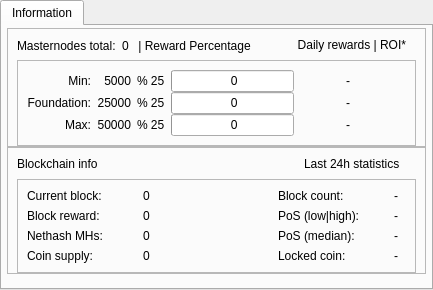
              <widget class="QTabWidget" name="AdditionalFeatures">
               <property name="currentIndex">
                <number>0</number>
               </property>
               <property name="tabBarAutoHide">
                <bool>false</bool>
               </property>
               <widget class="QWidget" name="TabInformation">
                <property name="minimumSize">
                 <size>
                  <width>0</width>
                  <height>290</height>
                 </size>
                </property>
                <attribute name="title">
                 <string>Information</string>
                </attribute>
                <layout class="QVBoxLayout" name="verticalLayout_13">
                 <property name="spacing">
                  <number>5</number>
                 </property>
                 <property name="leftMargin">
                  <number>5</number>
                 </property>
                 <property name="topMargin">
                  <number>2</number>
                 </property>
                 <property name="rightMargin">
                  <number>5</number>
                 </property>
                 <property name="bottomMargin">
                  <number>2</number>
                 </property>
                 <item>
                  <layout class="QVBoxLayout" name="verticalLayout_11">
                   <property name="spacing">
                    <number>0</number>
                   </property>
                   <item>
                    <layout class="QVBoxLayout" name="verticalLayout_16"/>
                   </item>
                   <item>
                    <widget class="QFrame" name="frameMnInfo">
                     <property name="frameShape">
                      <enum>QFrame::StyledPanel</enum>
                     </property>
                     <property name="frameShadow">
                      <enum>QFrame::Raised</enum>
                     </property>
                     <layout class="QVBoxLayout" name="verticalLayout_17">
                      <property name="bottomMargin">
                       <number>0</number>
                      </property>
                      <item>
                       <layout class="QHBoxLayout" name="horizontalLayout_9">
                        <item>
                         <widget class="QLabel" name="labelMnTotal">
                          <property name="minimumSize">
                           <size>
                            <width>0</width>
                            <height>0</height>
                           </size>
                          </property>
                          <property name="maximumSize">
                           <size>
                            <width>16777215</width>
                            <height>16777215</height>
                           </size>
                          </property>
                          <property name="text">
                           <string>Masternodes total:</string>
                          </property>
                         </widget>
                        </item>
                        <item>
                         <widget class="QLabel" name="labelMnTotal_Value">
                          <property name="text">
                           <string>0</string>
                          </property>
                         </widget>
                        </item>
                        <item>
                         <widget class="QLabel" name="label_percent_title">
                          <property name="text">
                           <string> | Reward Percentage</string>
                          </property>
                         </widget>
                        </item>
                        <item>
                         <spacer name="horizontalSpacer_7">
                          <property name="orientation">
                           <enum>Qt::Horizontal</enum>
                          </property>
                          <property name="sizeHint" stdset="0">
                           <size>
                            <width>40</width>
                            <height>16</height>
                           </size>
                          </property>
                         </spacer>
                        </item>
                        <item>
                         <widget class="QLabel" name="labelROI">
                          <property name="minimumSize">
                           <size>
                            <width>0</width>
                            <height>0</height>
                           </size>
                          </property>
                          <property name="maximumSize">
                           <size>
                            <width>16777215</width>
                            <height>16777215</height>
                           </size>
                          </property>
                          <property name="text">
                           <string>Daily rewards | ROI*   </string>
                          </property>
                          <property name="alignment">
                           <set>Qt::AlignRight</set>
                          </property>
                         </widget>
                        </item>
                       </layout>
                      </item>
                      <item>
                       <widget class="QFrame" name="frameMnInfoLevels">
                        <property name="frameShape">
                         <enum>QFrame::StyledPanel</enum>
                        </property>
                        <property name="frameShadow">
                         <enum>QFrame::Raised</enum>
                        </property>
                        <layout class="QGridLayout" name="gridLayout_2">
                         <property name="verticalSpacing">
                          <number>0</number>
                         </property>
                         <item row="1" column="5">
                          <widget class="QLabel" name="roi_22">
                           <property name="minimumSize">
                            <size>
                             <width>50</width>
                             <height>0</height>
                            </size>
                           </property>
                           <property name="maximumSize">
                            <size>
                             <width>16777215</width>
                             <height>16777215</height>
                            </size>
                           </property>
                           <property name="text">
                            <string/>
                           </property>
                           <property name="alignment">
                            <set>Qt::AlignLeading|Qt::AlignLeft|Qt::AlignVCenter</set>
                           </property>
                          </widget>
                         </item>
                         <item row="0" column="0">
                          <widget class="QLabel" name="label">
                           <property name="minimumSize">
                            <size>
                             <width>0</width>
                             <height>0</height>
                            </size>
                           </property>
                           <property name="maximumSize">
                            <size>
                             <width>16777215</width>
                             <height>16777215</height>
                            </size>
                           </property>
                           <property name="text">
                            <string>Min:</string>
                           </property>
                           <property name="alignment">
                            <set>Qt::AlignRight|Qt::AlignTrailing|Qt::AlignVCenter</set>
                           </property>
                          </widget>
                         </item>
                         <item row="3" column="5">
                          <widget class="QLabel" name="roi_32">
                           <property name="minimumSize">
                            <size>
                             <width>50</width>
                             <height>0</height>
                            </size>
                           </property>
                           <property name="maximumSize">
                            <size>
                             <width>16777215</width>
                             <height>16777215</height>
                            </size>
                           </property>
                           <property name="text">
                            <string/>
                           </property>
                           <property name="alignment">
                            <set>Qt::AlignLeading|Qt::AlignLeft|Qt::AlignVCenter</set>
                           </property>
                          </widget>
                         </item>
                         <item row="0" column="5">
                          <widget class="QLabel" name="roi_12">
                           <property name="minimumSize">
                            <size>
                             <width>50</width>
                             <height>0</height>
                            </size>
                           </property>
                           <property name="maximumSize">
                            <size>
                             <width>16777215</width>
                             <height>16777215</height>
                            </size>
                           </property>
                           <property name="text">
                            <string/>
                           </property>
                           <property name="alignment">
                            <set>Qt::AlignLeading|Qt::AlignLeft|Qt::AlignVCenter</set>
                           </property>
                          </widget>
                         </item>
                         <item row="1" column="1">
                          <widget class="QLabel" name="label_mcolat">
                           <property name="text">
                            <string>25000</string>
                           </property>
                           <property name="alignment">
                            <set>Qt::AlignRight|Qt::AlignTrailing|Qt::AlignVCenter</set>
                           </property>
                          </widget>
                         </item>
                         <item row="3" column="1">
                          <widget class="QLabel" name="label_fcolat">
                           <property name="text">
                            <string>50000</string>
                           </property>
                           <property name="alignment">
                            <set>Qt::AlignRight|Qt::AlignTrailing|Qt::AlignVCenter</set>
                           </property>
                          </widget>
                         </item>
                         <item row="1" column="3">
                          <widget class="QProgressBar" name="graphMN2">
                           <property name="minimumSize">
                            <size>
                             <width>0</width>
                             <height>18</height>
                            </size>
                           </property>
                           <property name="maximumSize">
                            <size>
                             <width>16777215</width>
                             <height>16777215</height>
                            </size>
                           </property>
                           <property name="value">
                            <number>0</number>
                           </property>
                           <property name="format">
                            <string> %v</string>
                           </property>
                          </widget>
                         </item>
                         <item row="0" column="4">
                          <widget class="QLabel" name="roi_11">
                           <property name="minimumSize">
                            <size>
                             <width>50</width>
                             <height>0</height>
                            </size>
                           </property>
                           <property name="maximumSize">
                            <size>
                             <width>16777215</width>
                             <height>16777215</height>
                            </size>
                           </property>
                           <property name="text">
                            <string>-</string>
                           </property>
                           <property name="alignment">
                            <set>Qt::AlignRight|Qt::AlignTrailing|Qt::AlignVCenter</set>
                           </property>
                          </widget>
                         </item>
                         <item row="3" column="3">
                          <widget class="QProgressBar" name="graphMN3">
                           <property name="minimumSize">
                            <size>
                             <width>0</width>
                             <height>18</height>
                            </size>
                           </property>
                           <property name="maximumSize">
                            <size>
                             <width>16777215</width>
                             <height>16777215</height>
                            </size>
                           </property>
                           <property name="value">
                            <number>0</number>
                           </property>
                           <property name="format">
                            <string> %v</string>
                           </property>
                          </widget>
                         </item>
                         <item row="0" column="3">
                          <widget class="QProgressBar" name="graphMN1">
                           <property name="minimumSize">
                            <size>
                             <width>0</width>
                             <height>18</height>
                            </size>
                           </property>
                           <property name="maximumSize">
                            <size>
                             <width>16777215</width>
                             <height>16777215</height>
                            </size>
                           </property>
                           <property name="value">
                            <number>0</number>
                           </property>
                           <property name="format">
                            <string> %v</string>
                           </property>
                          </widget>
                         </item>
                         <item row="3" column="4">
                          <widget class="QLabel" name="roi_31">
                           <property name="minimumSize">
                            <size>
                             <width>50</width>
                             <height>0</height>
                            </size>
                           </property>
                           <property name="maximumSize">
                            <size>
                             <width>16777215</width>
                             <height>16777215</height>
                            </size>
                           </property>
                           <property name="text">
                            <string>-</string>
                           </property>
                           <property name="alignment">
                            <set>Qt::AlignRight|Qt::AlignTrailing|Qt::AlignVCenter</set>
                           </property>
                          </widget>
                         </item>
                         <item row="1" column="4">
                          <widget class="QLabel" name="roi_21">
                           <property name="minimumSize">
                            <size>
                             <width>50</width>
                             <height>0</height>
                            </size>
                           </property>
                           <property name="maximumSize">
                            <size>
                             <width>16777215</width>
                             <height>16777215</height>
                            </size>
                           </property>
                           <property name="text">
                            <string>-</string>
                           </property>
                           <property name="alignment">
                            <set>Qt::AlignRight|Qt::AlignTrailing|Qt::AlignVCenter</set>
                           </property>
                          </widget>
                         </item>
                         <item row="0" column="1">
                          <widget class="QLabel" name="label_lcolat">
                           <property name="text">
                            <string>5000</string>
                           </property>
                           <property name="alignment">
                            <set>Qt::AlignRight|Qt::AlignTrailing|Qt::AlignVCenter</set>
                           </property>
                          </widget>
                         </item>
                         <item row="1" column="0">
                          <widget class="QLabel" name="label_2">
                           <property name="minimumSize">
                            <size>
                             <width>0</width>
                             <height>0</height>
                            </size>
                           </property>
                           <property name="maximumSize">
                            <size>
                             <width>16777215</width>
                             <height>16777215</height>
                            </size>
                           </property>
                           <property name="text">
                            <string>Foundation:</string>
                           </property>
                           <property name="alignment">
                            <set>Qt::AlignRight|Qt::AlignTrailing|Qt::AlignVCenter</set>
                           </property>
                          </widget>
                         </item>
                         <item row="3" column="0">
                          <widget class="QLabel" name="label_3">
                           <property name="minimumSize">
                            <size>
                             <width>0</width>
                             <height>0</height>
                            </size>
                           </property>
                           <property name="maximumSize">
                            <size>
                             <width>16777215</width>
                             <height>16777215</height>
                            </size>
                           </property>
                           <property name="text">
                            <string>Max:</string>
                           </property>
                           <property name="alignment">
                            <set>Qt::AlignRight|Qt::AlignTrailing|Qt::AlignVCenter</set>
                           </property>
                          </widget>
                         </item>
                         <item row="0" column="2">
                          <widget class="QLabel" name="label_mn1_percent">
                           <property name="text">
                            <string>% 25</string>
                           </property>
                          </widget>
                         </item>
                         <item row="1" column="2">
                          <widget class="QLabel" name="label_mn2_percent">
                           <property name="text">
                            <string>% 25</string>
                           </property>
                          </widget>
                         </item>
                         <item row="3" column="2">
                          <widget class="QLabel" name="label_mn3_percent">
                           <property name="text">
                            <string>% 25</string>
                           </property>
                          </widget>
                         </item>
                        </layout>
                       </widget>
                      </item>
                     </layout>
                    </widget>
                   </item>
                   <item>
                    <widget class="QFrame" name="frameBlockchainInfo">
                     <property name="frameShape">
                      <enum>QFrame::StyledPanel</enum>
                     </property>
                     <property name="frameShadow">
                      <enum>QFrame::Raised</enum>
                     </property>
                     <layout class="QVBoxLayout" name="verticalLayout_18">
                      <property name="bottomMargin">
                       <number>0</number>
                      </property>
                      <item>
                       <layout class="QHBoxLayout">
                        <item>
                         <widget class="QLabel" name="label_blockchaininfo">
                          <property name="text">
                           <string>Blockchain info</string>
                          </property>
                          <property name="alignment">
                           <set>Qt::AlignLeading</set>
                          </property>
                         </widget>
                        </item>
                        <item>
                         <spacer name="horizontalSpacer_6">
                          <property name="orientation">
                           <enum>Qt::Horizontal</enum>
                          </property>
                          <property name="sizeType">
                           <enum>QSizePolicy::Expanding</enum>
                          </property>
                          <property name="sizeHint" stdset="0">
                           <size>
                            <width>40</width>
                            <height>16</height>
                           </size>
                          </property>
                         </spacer>
                        </item>
                        <item>
                         <widget class="QLabel" name="label_24hblockchaininfo">
                          <property name="text">
                           <string>Last 24h statistics     </string>
                          </property>
                          <property name="alignment">
                           <set>Qt::AlignRight</set>
                          </property>
                         </widget>
                        </item>
                       </layout>
                      </item>
                      <item>
                       <widget class="QFrame" name="frameBlockchainInfoData">
                        <property name="frameShape">
                         <enum>QFrame::StyledPanel</enum>
                        </property>
                        <property name="frameShadow">
                         <enum>QFrame::Raised</enum>
                        </property>
                        <layout class="QGridLayout" name="gridLayout_3">
                         <item row="0" column="0">
                          <widget class="QLabel" name="label_CurrentBlock">
                           <property name="minimumSize">
                            <size>
                             <width>110</width>
                             <height>0</height>
                            </size>
                           </property>
                           <property name="maximumSize">
                            <size>
                             <width>130</width>
                             <height>16777215</height>
                            </size>
                           </property>
                           <property name="text">
                            <string>Current block:</string>
                           </property>
                           <property name="alignment">
                            <set>Qt::AlignVCenter</set>
                           </property>
                          </widget>
                         </item>
                         <item row="0" column="1">
                          <widget class="QLabel" name="label_CurrentBlock_value">
                           <property name="minimumSize">
                            <size>
                             <width>110</width>
                             <height>0</height>
                            </size>
                           </property>
                           <property name="maximumSize">
                            <size>
                             <width>130</width>
                             <height>16777215</height>
                            </size>
                           </property>
                           <property name="text">
                            <string>0</string>
                           </property>
                           <property name="alignment">
                            <set>Qt::AlignVCenter</set>
                           </property>
                          </widget>
                         </item>
                         <item row="0" column="2">
                          <widget class="QLabel" name="label_spacer">
                           <property name="minimumSize">
                            <size>
                             <width>0</width>
                             <height>0</height>
                            </size>
                           </property>
                           <property name="maximumSize">
                            <size>
                             <width>16777215</width>
                             <height>16777215</height>
                            </size>
                           </property>
                           <property name="text">
                            <string/>
                           </property>
                          </widget>
                         </item>
                         <item row="0" column="3">
                          <widget class="QLabel" name="label_24hBlock">
                           <property name="minimumSize">
                            <size>
                             <width>110</width>
                             <height>0</height>
                            </size>
                           </property>
                           <property name="maximumSize">
                            <size>
                             <width>130</width>
                             <height>16777215</height>
                            </size>
                           </property>
                           <property name="text">
                            <string>Block count:</string>
                           </property>
                           <property name="alignment">
                            <set>Qt::AlignVCenter</set>
                           </property>
                          </widget>
                         </item>
                         <item row="0" column="4">
                          <widget class="QLabel" name="label_24hBlock_value">
                           <property name="minimumSize">
                            <size>
                             <width>0</width>
                             <height>0</height>
                            </size>
                           </property>
                           <property name="maximumSize">
                            <size>
                             <width>100</width>
                             <height>16777215</height>
                            </size>
                           </property>
                           <property name="text">
                            <string>-</string>
                           </property>
                           <property name="alignment">
                            <set>Qt::AlignVCenter</set>
                           </property>
                          </widget>
                         </item>
                         <item row="1" column="0">
                          <widget class="QLabel" name="label_CurrentBlockReward">
                           <property name="text">
                            <string>Block reward:</string>
                           </property>
                           <property name="alignment">
                            <set>Qt::AlignVCenter</set>
                           </property>
                          </widget>
                         </item>
                         <item row="1" column="1">
                          <widget class="QLabel" name="label_CurrentBlockReward_value">
                           <property name="text">
                            <string>0</string>
                           </property>
                           <property name="alignment">
                            <set>Qt::AlignVCenter</set>
                           </property>
                          </widget>
                         </item>
                         <item row="1" column="3">
                          <widget class="QLabel" name="label_24hPoS">
                           <property name="toolTip">
                            <string>Average value of 100 max/min inputs in the last 24 hours</string>
                           </property>
                           <property name="text">
                            <string>PoS (low|high):</string>
                           </property>
                           <property name="alignment">
                            <set>Qt::AlignVCenter</set>
                           </property>
                          </widget>
                         </item>
                         <item row="1" column="4">
                          <widget class="QLabel" name="label_24hPoS_value">
                           <property name="text">
                            <string>-</string>
                           </property>
                           <property name="alignment">
                            <set>Qt::AlignVCenter</set>
                           </property>
                          </widget>
                         </item>
                         <item row="2" column="0">
                          <widget class="QLabel" name="label_Nethash">
                           <property name="text">
                            <string>Nethash MHs:</string>
                           </property>
                           <property name="alignment">
                            <set>Qt::AlignVCenter</set>
                           </property>
                          </widget>
                         </item>
                         <item row="2" column="1">
                          <widget class="QLabel" name="label_Nethash_value">
                           <property name="text">
                            <string>0</string>
                           </property>
                           <property name="alignment">
                            <set>Qt::AlignVCenter</set>
                           </property>
                          </widget>
                         </item>
                         <item row="2" column="3">
                          <widget class="QLabel" name="label_24hPoSMedian">
                           <property name="toolTip">
                            <string>Median value of all PoS inputs in the last 24 hours</string>
                           </property>
                           <property name="text">
                            <string>PoS (median):</string>
                           </property>
                           <property name="alignment">
                            <set>Qt::AlignVCenter</set>
                           </property>
                          </widget>
                         </item>
                         <item row="2" column="4">
                          <widget class="QLabel" name="label_24hPoSMedian_value">
                           <property name="text">
                            <string>-</string>
                           </property>
                           <property name="alignment">
                            <set>Qt::AlignVCenter</set>
                           </property>
                          </widget>
                         </item>
                         <item row="3" column="0">
                          <widget class="QLabel" name="label_Supply">
                           <property name="text">
                            <string>Coin supply:</string>
                           </property>
                           <property name="alignment">
                            <set>Qt::AlignVCenter</set>
                           </property>
                          </widget>
                         </item>
                         <item row="3" column="1">
                          <widget class="QLabel" name="label_Supply_value">
                           <property name="text">
                            <string>0</string>
                           </property>
                           <property name="alignment">
                            <set>Qt::AlignVCenter</set>
                           </property>
                          </widget>
                         </item>
                         <item row="3" column="3">
                          <widget class="QLabel" name="label_LockedCoin">
                           <property name="text">
                            <string>Locked coin:</string>
                           </property>
                           <property name="alignment">
                            <set>Qt::AlignVCenter</set>
                           </property>
                          </widget>
                         </item>
                         <item row="3" column="4">
                          <widget class="QLabel" name="label_LockedCoin_value">
                           <property name="text">
                            <string>-</string>
                           </property>
                           <property name="alignment">
                            <set>Qt::AlignVCenter</set>
                           </property>
                          </widget>
                         </item>
                        </layout>
                       </widget>
                      </item>
                     </layout>
                    </widget>
                   </item>
                   <item>
                    <spacer name="verticalSpacer_2">
                     <property name="orientation">
                      <enum>Qt::Vertical</enum>
                     </property>
                     <property name="sizeHint" stdset="0">
                      <size>
                       <width>20</width>
                       <height>10</height>
                      </size>
                     </property>
                    </spacer>
                   </item>
                  </layout>
                 </item>
                </layout>
               </widget>
              </widget>
